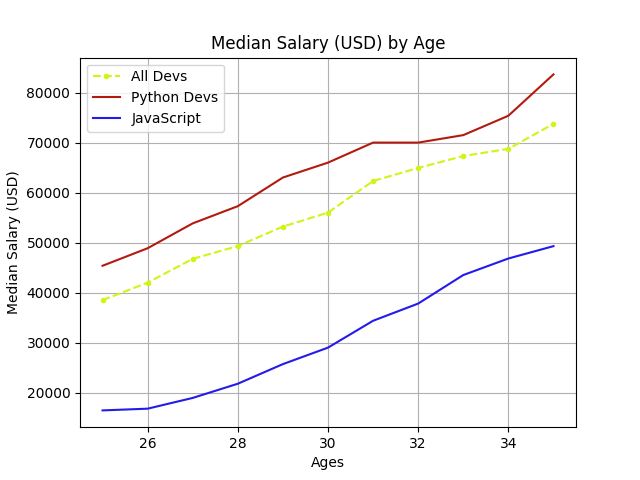

Recreate this plot in Python.
from matplotlib import pyplot as plt

plt.style.use('grayscale')

ages_x = [25, 26, 27, 28, 29, 30, 31, 32, 33, 34, 35]

dev_y = [38496, 42000, 46752, 49320, 53200,
         56000, 62316, 64928, 67317, 68748, 73752]
plt.plot(ages_x, dev_y, color="#CDF617", linestyle='--', marker='.', label='All Devs')

py_dev_y = [45372, 48876, 53850, 57287, 63016,
            65998, 70003, 70000, 71496, 75370, 83640]
plt.plot(ages_x, py_dev_y, color="#B31A0F", label='Python Devs')

js_dev_y = [16446, 16791, 18942, 21780, 25704, 29000, 34372, 37810, 43515, 46823, 49293]
plt.plot(ages_x, js_dev_y, color="#241AEB", label='JavaScript')

plt.xlabel('Ages')
plt.ylabel('Median Salary (USD)')
plt.title('Median Salary (USD) by Age')

plt.grid()
plt.legend()
plt.show() # Displays the graph
